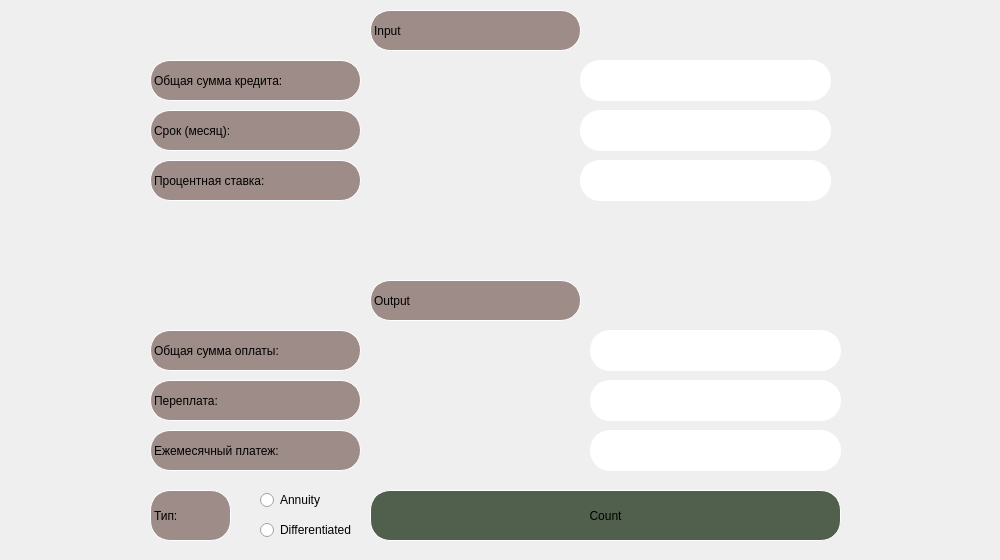
<?xml version="1.0" encoding="UTF-8"?>
<ui version="4.0">
 <class>credit</class>
 <widget class="QDialog" name="credit">
  <property name="geometry">
   <rect>
    <x>0</x>
    <y>0</y>
    <width>1000</width>
    <height>560</height>
   </rect>
  </property>
  <property name="windowTitle">
   <string>Dialog</string>
  </property>
  <widget class="QLabel" name="label_6">
   <property name="geometry">
    <rect>
     <x>150</x>
     <y>430</y>
     <width>211</width>
     <height>41</height>
    </rect>
   </property>
   <property name="styleSheet">
    <string notr="true">border: 1px solid white;
border-radius: 20px;
font: 20pt &quot;Cochin&quot;;
background-color: rgb(158, 140, 136);</string>
   </property>
   <property name="text">
    <string>Ежемесячный платеж:</string>
   </property>
  </widget>
  <widget class="QRadioButton" name="radioButton_Differentiated">
   <property name="geometry">
    <rect>
     <x>260</x>
     <y>520</y>
     <width>99</width>
     <height>20</height>
    </rect>
   </property>
   <property name="text">
    <string>Differentiated</string>
   </property>
  </widget>
  <widget class="QPushButton" name="pushButton_credit">
   <property name="geometry">
    <rect>
     <x>370</x>
     <y>490</y>
     <width>471</width>
     <height>51</height>
    </rect>
   </property>
   <property name="styleSheet">
    <string notr="true">QPushButton {
   border: 1px solid white;
   border-radius: 20px;
   font: 20pt &quot;Cochin&quot;;
   background-color: rgb(81, 96, 76);
}
QPushButton:pressed {
    background-color: qlineargradient(x1: 0, y1: 0, x2: 0, y2: 1,
                                      stop: 0 #112617, stop: 1 #112617);
    color: white;
    border: 2px solid rgb(81, 96, 76);
}</string>
   </property>
   <property name="text">
    <string>Count</string>
   </property>
  </widget>
  <widget class="QLabel" name="label_2">
   <property name="geometry">
    <rect>
     <x>150</x>
     <y>110</y>
     <width>211</width>
     <height>41</height>
    </rect>
   </property>
   <property name="styleSheet">
    <string notr="true">border: 1px solid white;
border-radius: 20px;
font: 20pt &quot;Cochin&quot;;
background-color: rgb(158, 140, 136);</string>
   </property>
   <property name="text">
    <string>Срок (месяц):</string>
   </property>
  </widget>
  <widget class="QLabel" name="label_7">
   <property name="geometry">
    <rect>
     <x>150</x>
     <y>380</y>
     <width>211</width>
     <height>41</height>
    </rect>
   </property>
   <property name="styleSheet">
    <string notr="true">border: 1px solid white;
border-radius: 20px;
font: 20pt &quot;Cochin&quot;;
background-color: rgb(158, 140, 136);</string>
   </property>
   <property name="text">
    <string>Переплата:</string>
   </property>
  </widget>
  <widget class="QLineEdit" name="lineEdit_interes_rate">
   <property name="geometry">
    <rect>
     <x>580</x>
     <y>160</y>
     <width>251</width>
     <height>41</height>
    </rect>
   </property>
   <property name="styleSheet">
    <string notr="true">border: 1px solid white;
border-radius: 20px;</string>
   </property>
   <property name="text">
    <string/>
   </property>
  </widget>
  <widget class="QLineEdit" name="lineEdit_monthly_payment">
   <property name="geometry">
    <rect>
     <x>590</x>
     <y>430</y>
     <width>251</width>
     <height>41</height>
    </rect>
   </property>
   <property name="styleSheet">
    <string notr="true">border: 1px solid white;
border-radius: 20px;</string>
   </property>
  </widget>
  <widget class="QRadioButton" name="radioButton_Annuity">
   <property name="geometry">
    <rect>
     <x>260</x>
     <y>490</y>
     <width>99</width>
     <height>20</height>
    </rect>
   </property>
   <property name="text">
    <string>Annuity</string>
   </property>
  </widget>
  <widget class="QLabel" name="label_9">
   <property name="geometry">
    <rect>
     <x>370</x>
     <y>280</y>
     <width>211</width>
     <height>41</height>
    </rect>
   </property>
   <property name="styleSheet">
    <string notr="true">border: 1px solid white;
border-radius: 20px;
font: 20pt &quot;Cochin&quot;;
background-color: rgb(158, 140, 136);</string>
   </property>
   <property name="text">
    <string>Output</string>
   </property>
  </widget>
  <widget class="QLabel" name="label_5">
   <property name="geometry">
    <rect>
     <x>370</x>
     <y>10</y>
     <width>211</width>
     <height>41</height>
    </rect>
   </property>
   <property name="styleSheet">
    <string notr="true">border: 1px solid white;
border-radius: 20px;
font: 20pt &quot;Cochin&quot;;
background-color: rgb(158, 140, 136);</string>
   </property>
   <property name="text">
    <string>Input</string>
   </property>
  </widget>
  <widget class="QLabel" name="label_8">
   <property name="geometry">
    <rect>
     <x>150</x>
     <y>330</y>
     <width>211</width>
     <height>41</height>
    </rect>
   </property>
   <property name="styleSheet">
    <string notr="true">border: 1px solid white;
border-radius: 20px;
font: 20pt &quot;Cochin&quot;;
background-color: rgb(158, 140, 136);</string>
   </property>
   <property name="text">
    <string>Общая сумма оплаты:</string>
   </property>
  </widget>
  <widget class="QLineEdit" name="lineEdit_total_credit_amount">
   <property name="geometry">
    <rect>
     <x>580</x>
     <y>60</y>
     <width>251</width>
     <height>41</height>
    </rect>
   </property>
   <property name="styleSheet">
    <string notr="true">border: 1px solid white;
border-radius: 20px;</string>
   </property>
   <property name="text">
    <string/>
   </property>
  </widget>
  <widget class="QLineEdit" name="lineEdit_term">
   <property name="geometry">
    <rect>
     <x>580</x>
     <y>110</y>
     <width>251</width>
     <height>41</height>
    </rect>
   </property>
   <property name="styleSheet">
    <string notr="true">border: 1px solid white;
border-radius: 20px;</string>
   </property>
   <property name="text">
    <string/>
   </property>
  </widget>
  <widget class="QLabel" name="label_4">
   <property name="geometry">
    <rect>
     <x>150</x>
     <y>490</y>
     <width>81</width>
     <height>51</height>
    </rect>
   </property>
   <property name="styleSheet">
    <string notr="true">border: 1px solid white;
border-radius: 20px;
font: 20pt &quot;Cochin&quot;;
background-color: rgb(158, 140, 136);</string>
   </property>
   <property name="text">
    <string>Тип:</string>
   </property>
  </widget>
  <widget class="QLabel" name="label_3">
   <property name="geometry">
    <rect>
     <x>150</x>
     <y>160</y>
     <width>211</width>
     <height>41</height>
    </rect>
   </property>
   <property name="styleSheet">
    <string notr="true">border: 1px solid white;
border-radius: 20px;
font: 20pt &quot;Cochin&quot;;
background-color: rgb(158, 140, 136);</string>
   </property>
   <property name="text">
    <string>Процентная ставка:</string>
   </property>
  </widget>
  <widget class="QLineEdit" name="lineEdit_total_payment">
   <property name="geometry">
    <rect>
     <x>590</x>
     <y>330</y>
     <width>251</width>
     <height>41</height>
    </rect>
   </property>
   <property name="styleSheet">
    <string notr="true">border: 1px solid white;
border-radius: 20px;</string>
   </property>
  </widget>
  <widget class="QLineEdit" name="lineEdit_overpayment">
   <property name="geometry">
    <rect>
     <x>590</x>
     <y>380</y>
     <width>251</width>
     <height>41</height>
    </rect>
   </property>
   <property name="styleSheet">
    <string notr="true">border: 1px solid white;
border-radius: 20px;</string>
   </property>
  </widget>
  <widget class="QLabel" name="label">
   <property name="geometry">
    <rect>
     <x>150</x>
     <y>60</y>
     <width>211</width>
     <height>41</height>
    </rect>
   </property>
   <property name="styleSheet">
    <string notr="true">border: 1px solid white;
border-radius: 20px;
font: 20pt &quot;Cochin&quot;;
background-color: rgb(158, 140, 136);</string>
   </property>
   <property name="text">
    <string>Общая сумма кредита:</string>
   </property>
  </widget>
 </widget>
 <resources/>
 <connections/>
</ui>
